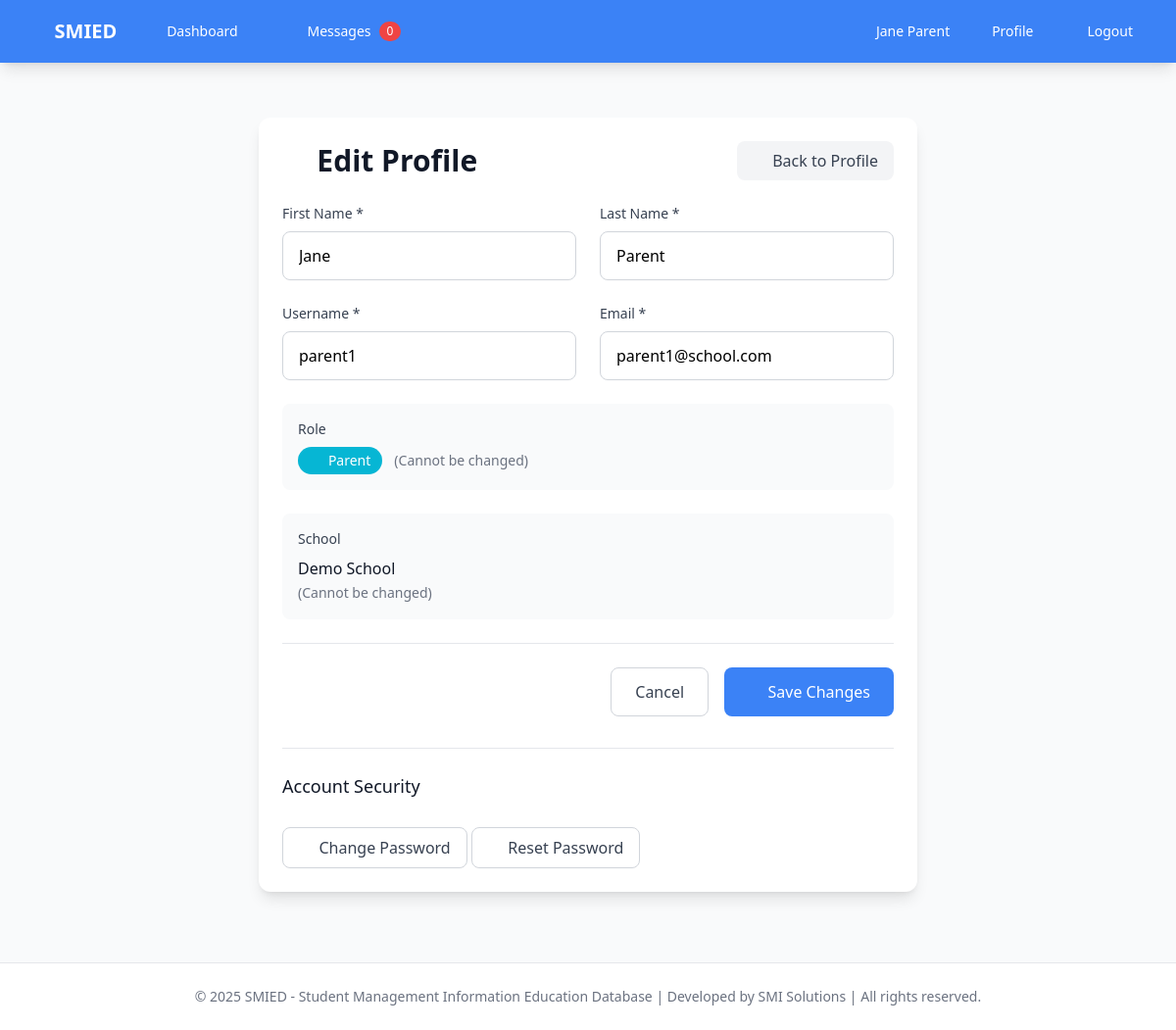
Screenshot of /edit-profile (signed in) with the database file from the repository.
### app.py (models this page shows, shortened)
class User(UserMixin, db.Model):
    id = db.Column(db.Integer, primary_key=True)
    username = db.Column(db.String(80), unique=True, nullable=False)
    email = db.Column(db.String(120), unique=True, nullable=False)
    password_hash = db.Column(db.String(120), nullable=False)
    role = db.Column(db.String(20), nullable=False)  # super_admin, school_admin, teacher, parent
    first_name = db.Column(db.String(50), nullable=False)
    last_name = db.Column(db.String(50), nullable=False)
    profile_picture = db.Column(db.String(200), nullable=True)  # Path to profile picture
    is_active = db.Column(db.Boolean, default=True)  # For teacher activation/deactivation
    school_id = db.Column(db.Integer, db.ForeignKey('school.id'), nullable=True)  # NULL for super_admin
    created_at = db.Column(db.DateTime, default=datetime.utcnow)
    classes = db.relationship('Class', backref='teacher', lazy=True)
    students = db.relationship('Student', backref='parent', lazy=True)
    assignments = db.relationship('Assignment', backref='teacher', lazy=True)
    comments_given = db.relationship('Comment', foreign_keys='Comment.giver_id', backref='giver', lazy=True)
    comments_received = db.relationship('Comment', foreign_keys='Comment.receiver_id', backref='receiver', lazy=True)

class School(db.Model):
    id = db.Column(db.Integer, primary_key=True)
    name = db.Column(db.String(200), nullable=False)
    code = db.Column(db.String(20), unique=True, nullable=False)  # Unique school code
    address = db.Column(db.Text, nullable=True)
    phone = db.Column(db.String(20), nullable=True)
    email = db.Column(db.String(120), nullable=True)
    website = db.Column(db.String(200), nullable=True)
    logo = db.Column(db.String(200), nullable=True)  # Path to school logo
    is_active = db.Column(db.Boolean, default=True)
    created_at = db.Column(db.DateTime, default=datetime.utcnow)
    users = db.relationship('User', backref='school', lazy=True)
    classes = db.relationship('Class', backref='school', lazy=True)
    students = db.relationship('Student', backref='school', lazy=True)
    subjects = db.relationship('Subject', backref='school', lazy=True)
    assignments = db.relationship('Assignment', backref='school', lazy=True)
    messages = db.relationship('Message', backref='school', lazy=True)
    notifications = db.relationship('Notification', backref='school', lazy=True)
    lessons = db.relationship('Lesson', backref='school', lazy=True)
    homework_records = db.relationship('HomeworkRecord', backref='school', lazy=True)

### app.py (the view, shortened to what this page needs)
@app.route('/edit-profile', methods=['GET', 'POST'])
@login_required
def edit_profile():
    return render_template('edit_profile.html')

### app.py (called while the page is built)
@login_manager.user_loader
def load_user(user_id):
    return db.session.get(User, int(user_id))

@app.context_processor
def inject_globals():
    return {
        'date': date,
        'datetime': datetime
    }

### templates/edit_profile.html (shortened to what this page needs)
{% extends "base.html" %}
{% block content %}
<div class="max-w-2xl mx-auto">
    <div class="bg-white rounded-xl shadow-lg p-6">
        <div class="flex justify-between items-center mb-6">
            <h1 class="text-3xl font-bold text-gray-900 flex items-center">
                <i class="fas fa-edit mr-3"></i>Edit Profile
            </h1>
            <a href="{{ url_for('profile') }}" class="bg-gray-100 text-gray-700 px-4 py-2 rounded-lg hover:bg-gray-200 transition duration-200">
                <i class="fas fa-arrow-left mr-2"></i>Back to Profile
            </a>
        </div>
        <form method="POST" class="space-y-6">
            <div class="grid grid-cols-1 md:grid-cols-2 gap-6">
                <div>
                    <label for="first_name" class="block text-sm font-medium text-gray-700 mb-2">First Name *</label>
                    <input type="text" id="first_name" name="first_name" value="{{ current_user.first_name }}"
                           class="w-full px-4 py-3 border border-gray-300 rounded-lg focus:ring-2 focus:ring-primary focus:border-transparent transition duration-200"
                           required>
                </div>
                <div>
                    <label for="last_name" class="block text-sm font-medium text-gray-700 mb-2">Last Name *</label>
                    <input type="text" id="last_name" name="last_name" value="{{ current_user.last_name }}"
                           class="w-full px-4 py-3 border border-gray-300 rounded-lg focus:ring-2 focus:ring-primary focus:border-transparent transition duration-200"
                           required>
                </div>
                <div>
                    <label for="username" class="block text-sm font-medium text-gray-700 mb-2">Username *</label>
                    <input type="text" id="username" name="username" value="{{ current_user.username }}"
                           class="w-full px-4 py-3 border border-gray-300 rounded-lg focus:ring-2 focus:ring-primary focus:border-transparent transition duration-200"
                           required>
                </div>
                <div>
                    <label for="email" class="block text-sm font-medium text-gray-700 mb-2">Email *</label>
                    <input type="email" id="email" name="email" value="{{ current_user.email }}"
                           class="w-full px-4 py-3 border border-gray-300 rounded-lg focus:ring-2 focus:ring-primary focus:border-transparent transition duration-200"
                           required>
                </div>
            </div>
            <div class="bg-gray-50 rounded-lg p-4">
                <label class="block text-sm font-medium text-gray-700 mb-2">Role</label>
                <div class="flex items-center">
                    <span class="inline-flex items-center px-3 py-1 rounded-full text-sm font-medium
                        {% if current_user.role == 'super_admin' %}bg-purple-100 text-purple-800
                        {% elif current_user.role == 'admin' %}bg-primary text-white
                        {% elif current_user.role == 'teacher' %}bg-success text-white
                        {% else %}bg-info text-white{% endif %}">
                        <i class="fas fa-{% if current_user.role == 'super_admin' %}crown{% elif current_user.role == 'admin' %}user-shield{% elif current_user.role == 'teacher' %}chalkboard-teacher{% else %}user{% endif %} mr-2"></i>
                        {{ current_user.role.replace('_', ' ').title() }}
                    </span>
                    <span class="ml-3 text-sm text-gray-500">(Cannot be changed)</span>
                </div>
            </div>
            {% if current_user.school_id %}
            <div class="bg-gray-50 rounded-lg p-4">
                <label class="block text-sm font-medium text-gray-700 mb-2">School</label>
                <p class="text-gray-900">{{ current_user.school.name if current_user.school else 'N/A' }}</p>
                <span class="text-sm text-gray-500">(Cannot be changed)</span>
            </div>
            {% endif %}
            <div class="flex justify-end space-x-4 pt-6 border-t border-gray-200">
                <a href="{{ url_for('profile') }}"
                   class="px-6 py-3 border border-gray-300 text-gray-700 rounded-lg hover:bg-gray-50 transition duration-200">
                    Cancel
                </a>
                <button type="submit"
                        class="px-6 py-3 bg-primary text-white rounded-lg hover:bg-blue-700 transition duration-200">
                    <i class="fas fa-save mr-2"></i>Save Changes
                </button>
            </div>
        </form>
        <div class="mt-8 pt-6 border-t border-gray-200">
            <h3 class="text-lg font-medium text-gray-900 mb-4">Account Security</h3>
            <div class="space-y-3">
                <a href="{{ url_for('change_password') }}"
                   class="inline-flex items-center px-4 py-2 border border-gray-300 text-gray-700 rounded-lg hover:bg-gray-50 transition duration-200">
                    <i class="fas fa-key mr-2"></i>Change Password
                </a>
                <a href="{{ url_for('reset_password') }}"
                   class="inline-flex items-center px-4 py-2 border border-gray-300 text-gray-700 rounded-lg hover:bg-gray-50 transition duration-200">
                    <i class="fas fa-unlock mr-2"></i>Reset Password
                </a>
            </div>
        </div>
    </div>
</div>
{% endblock %}

### templates/base.html (shortened to what this page needs)
<!DOCTYPE html>
<html lang="en">
<head>
    <script src="https://cdn.tailwindcss.com"></script>
    <link href="https://cdnjs.cloudflare.com/ajax/libs/font-awesome/6.0.0/css/all.min.css" rel="stylesheet">
    <link href="{{ url_for('static', filename='css/style.css') }}" rel="stylesheet">
</head>
<body class="bg-gray-50 min-h-screen">
    <nav class="bg-primary shadow-lg">
        <div class="max-w-7xl mx-auto px-4 sm:px-6 lg:px-8">
            <div class="flex justify-between h-16">
                <div class="flex">
                    <div class="flex-shrink-0 flex items-center">
                        <a href="{{ url_for('index') }}" class="text-white text-xl font-bold flex items-center">
                            <i class="fas fa-graduation-cap mr-2"></i>SMIED
                        </a>
                    </div>
                    <div class="hidden sm:ml-6 sm:flex sm:space-x-8">
                        {% if current_user.is_authenticated %}
                            {% if current_user.role == 'admin' %}
                                <a href="{{ url_for('admin_dashboard') }}" class="text-white hover:text-gray-300 px-3 py-2 rounded-md text-sm font-medium flex items-center">
                                    <i class="fas fa-gauge mr-1"></i>Dashboard
                                </a>
                                <a href="{{ url_for('manage_teachers') }}" class="text-white hover:text-gray-300 px-3 py-2 rounded-md text-sm font-medium flex items-center">
                                    <i class="fas fa-chalkboard-user mr-1"></i>Teachers
                                </a>
                                <a href="{{ url_for('manage_classes') }}" class="text-white hover:text-gray-300 px-3 py-2 rounded-md text-sm font-medium flex items-center">
                                    <i class="fas fa-school mr-1"></i>Classes
                                </a>
                                <a href="{{ url_for('admin_notifications') }}" class="text-white hover:text-gray-300 px-3 py-2 rounded-md text-sm font-medium flex items-center relative">
                                    <i class="fas fa-bell mr-1"></i>Notifications
                                    <span id="notification-count" class="ml-2 inline-flex items-center px-2 py-0.5 rounded-full text-xs font-medium bg-red-500 text-white hidden">0</span>
                                </a>
                            {% elif current_user.role == 'parent' %}
                                <a href="{{ url_for('parent_dashboard') }}" class="text-white hover:text-gray-300 px-3 py-2 rounded-md text-sm font-medium flex items-center">
                                    <i class="fas fa-gauge mr-1"></i>Dashboard
                                </a>
                                <a href="{{ url_for('parent_messages') }}" class="text-white hover:text-gray-300 px-3 py-2 rounded-md text-sm font-medium flex items-center relative">
                                    <i class="fas fa-envelope mr-1"></i>Messages
                                    <span id="parent-message-count" class="ml-2 inline-flex items-center px-2 py-0.5 rounded-full text-xs font-medium bg-red-500 text-white hidden">0</span>
                                </a>
                            {% endif %}
                        {% endif %}
                    </div>
                </div>
                <div class="hidden sm:ml-6 sm:flex sm:items-center">
                    {% if current_user.is_authenticated %}
                        <div class="ml-3 relative">
                            <div class="flex items-center space-x-4">
                                <span class="text-white text-sm">{{ current_user.first_name }} {{ current_user.last_name }}</span>
                                <a href="{{ url_for('profile') }}" class="text-white hover:text-gray-300 px-3 py-2 rounded-md text-sm font-medium">
                                    <i class="fas fa-user-gear mr-1"></i>Profile
                                </a>
                                <a href="{{ url_for('logout') }}" class="text-white hover:text-gray-300 px-3 py-2 rounded-md text-sm font-medium">
                                    <i class="fas fa-right-from-bracket mr-1"></i>Logout
                                </a>
                            </div>
                        </div>
                    {% else %}
                        <a href="{{ url_for('login') }}" class="text-white hover:text-gray-300 px-3 py-2 rounded-md text-sm font-medium">
                            <i class="fas fa-right-to-bracket mr-1"></i>Login
                        </a>
                    {% endif %}
                </div>
            </div>
        </div>
    </nav>
    <div class="max-w-7xl mx-auto px-4 sm:px-6 lg:px-8 py-4">
    </div>
    <main class="max-w-7xl mx-auto px-2 sm:px-4 lg:px-8 py-4 sm:py-6 dashboard-mobile">
        {% block content %}{% endblock %}
    </main>
    <footer class="bg-white border-t border-gray-200 mt-12">
        <div class="max-w-7xl mx-auto py-6 px-4 sm:px-6 lg:px-8">
            <p class="text-center text-gray-500 text-sm">&copy; 2025 SMIED - Student Management Information Education Database | Developed by SMI Solutions | All rights reserved.</p>
        </div>
    </footer>
</body>
</html>

### static/css/style.css (style rules this page uses)
body { overflow-x: hidden; }
main { max-width: 100%; overflow-x: hidden; }
nav { box-shadow: 0 2px 4px rgba(0, 0, 0, 0.1); }
nav .max-w-7xl { padding-left: 1rem; padding-right: 1rem; }
@media (min-width: 640px) { nav .max-w-7xl { padding-left: 1.5rem; padding-right: 1.5rem; } }
@media (min-width: 1024px) { nav .max-w-7xl { padding-left: 2rem; padding-right: 2rem; } }
nav .h-16 { min-height: 4rem; }
nav a { white-space: nowrap; }
nav .flex.items-center span { display: none; }
@media (min-width: 640px) { nav .flex.items-center span { display: inline; } }
@media (min-width: 769px) { nav .flex-shrink-0 a { font-size: 1.25rem; transition: transform 0.2s; } }

### templates/base.html (style rules this page uses)
:root { --primary-color: #3B82F6; --secondary-color: #6B7280; --accent-color: #10B981; }
.bg-primary { background-color: var(--primary-color) !important; }

### rows the page displays
User: first_name "Jane", last_name "Parent", username "parent1", email "parent1@school.com", role.replace "Parent"
School: school "Demo School"
